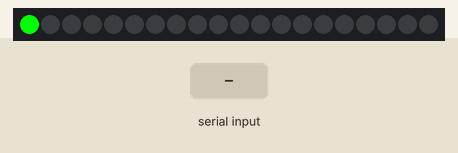
A sketch run on a simulated Arduino Uno, built with avr-gcc and run on an emulated ATmega328P. Parts: 20 RGB LEDs in strip order, left to right. The inputs (shaded band) are chosen by the test bench. Dim RGB values are drawn brighter than linear; the strip is taken to match the declared colour order; what the sketch prints to the serial monitor is not drawn.

Above: at 0.15 s.
At 0.77 s:
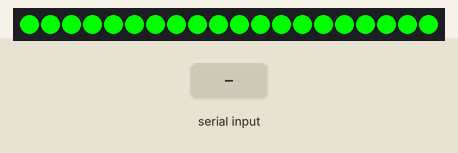
1.3 s: "1" received over Serial
At 2.32 s:
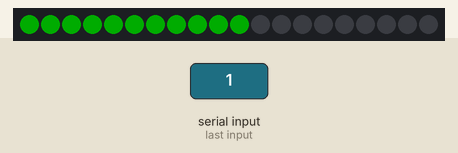
Timing chart, 0 to 4.3 s (numbered marks = the images above; inputs shaded):
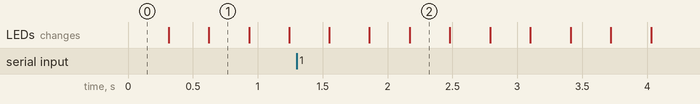

The sketch:

proMiniTest.ino
```cpp
#include <Adafruit_NeoPixel.h>

#define PIN 6
#define maxLED 20
Adafruit_NeoPixel strip = Adafruit_NeoPixel(maxLED, PIN, NEO_RGB + NEO_KHZ800);

void Trail(const char& r, const char& g,const char& b);
void Snake(const char& r, const char& g,const char& b);
void litAll(const char& r, const char& g,const char& b);
void Alternative(const char& r, const char& g,const char& b);
void setup(){
    strip.begin();
    strip.clear();
    Serial.begin(115200);
    strip.show();
}
void loop(){
  static char choice = 0;
  unsigned char byteCount = 0;
  static unsigned char colors[3] = {255,0,0};
  while(Serial.available())
  {
    colors[byteCount++] = Serial.read();
    if(byteCount == 3)
    {
      break;
    }
  }
  Serial.print("Add: ");
  Serial.print((int)&colors[0],HEX);
  Trail(colors[0],colors[1],colors[2]);
}

void Trail(const char& r, const char& g,const char& b)
{
  Serial.print("Add-Red: ");
  Serial.print(r,HEX);
    strip.clear();
    for(char i  = 0; i < maxLED; ++i)
    {
      strip.setPixelColor(i,b,r,g);
      strip.show();
      delay(30);
    }
}

void Snake(const char& r, const char& g,const char& b)
{
    for(char i  = 0; i < maxLED; ++i)
    {
      strip.clear();
      strip.setPixelColor(i,b,r,g);
      strip.show();
      delay(30);
    }
}
void Alternative(const char& r, const char& g,const char& b)
{
    for(char i  = 0; i < 5; ++i)
    {
      strip.clear();
      for(char k = 0; k < maxLED;++k)
      {
        if(i%2)
        {
          if(k%2)
          {
            strip.setPixelColor(k,b,r,g);
          }
        }
        else
        {
          if(!(k%2))
          {
            strip.setPixelColor(k,b,r,g);
          }
        }
      }
      strip.show();
      delay(500);
    }
}

void litAll(const char& r, const char& g,const char& b)
{
  for(char i  = 0; i < maxLED; ++i)
    {
      strip.setPixelColor(i,b,r,g);
    }
}
```
